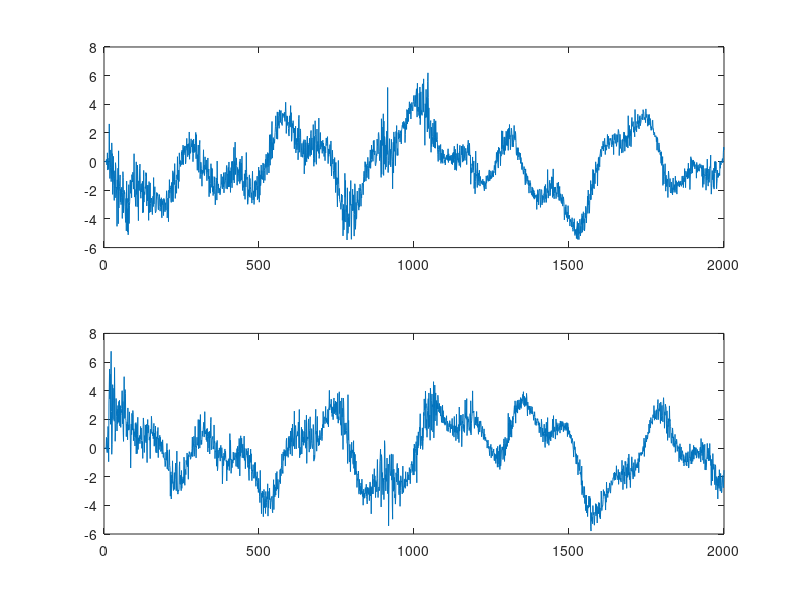

Here is the MATLAB script that generated this plot:
% LCMV
matX = load("ASP_Final_Data.mat","matX");
theta_s_noisy = load("ASP_Final_Data.mat","theta_s_noisy");
theta_i_noisy = load("ASP_Final_Data.mat","theta_i_noisy");
matX = matX.matX;
theta_i_noisy = theta_i_noisy.theta_i_noisy;
theta_s_noisy = theta_s_noisy.theta_s_noisy;

fft_s = fft(theta_s_noisy);
fft_s( abs(fft_s) < max(abs(fft_s))/70)=0;
theta_s_denoise = ifft(fft_s);
fft_i = fft(theta_i_noisy);
fft_i( abs(fft_i) < max(abs(fft_i))/70)=0;
theta_i_denoise = ifft(fft_i);

g = [1 1E-5].';

delta = 0.01; lambda = 0.999;
w = zeros(size(matX));
P = 1/delta*eye(size(matX,1));
for i = 1:length(theta_s_noisy)
    C = [exp(1j*pi*(([0:9].'))*sin(theta_s_denoise(i)/180*pi)), exp(1j*pi*(([0:9].'))*sin(theta_i_denoise(i)/180*pi))];
    x_hat = matX(:,i);
    k = (1/lambda*P*x_hat)/(1+1/lambda*((x_hat')*P*x_hat));
    P = 1/lambda.*P - 1/lambda*k*x_hat'*P;
    w(:,i) = P*C*((C'*P*C)\g);
end

y = zeros(size(theta_s_noisy));
for i = 1:length(theta_s_noisy)
    y(i) = w(:,i)' * matX(:,i);
end
t = [1:length(theta_s_noisy)];
figure(2);
subplot(211);
plot(t, real(y));
subplot(212);
plot(t, imag(y));